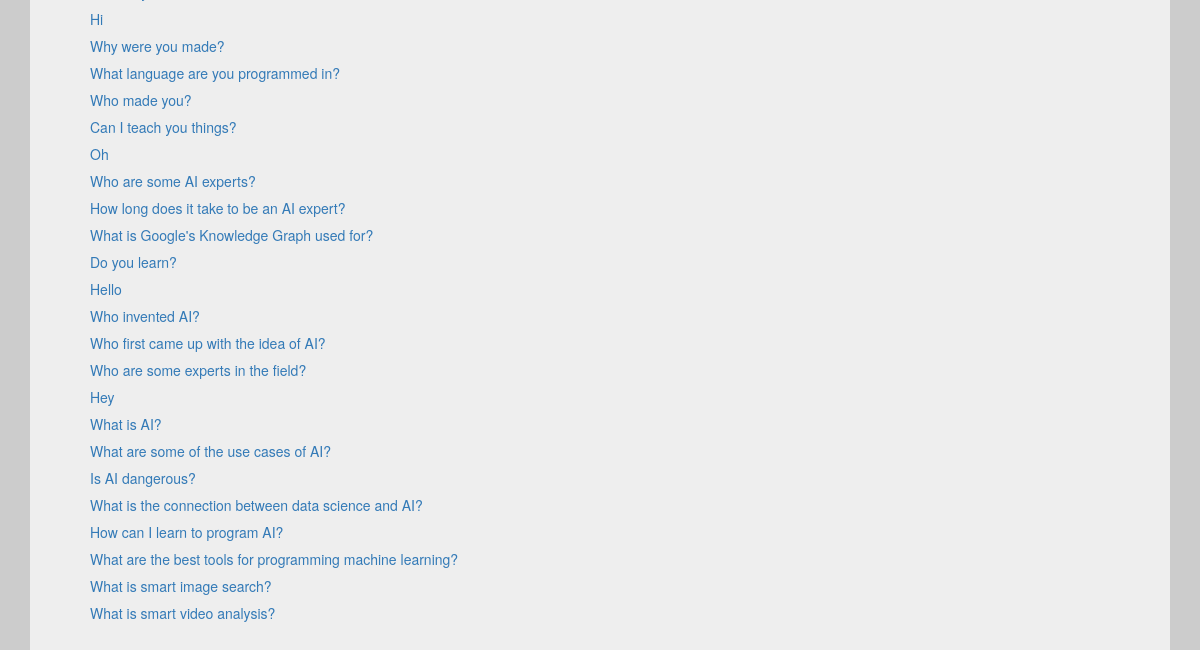
The app's page /training_chats (lower part), older data.
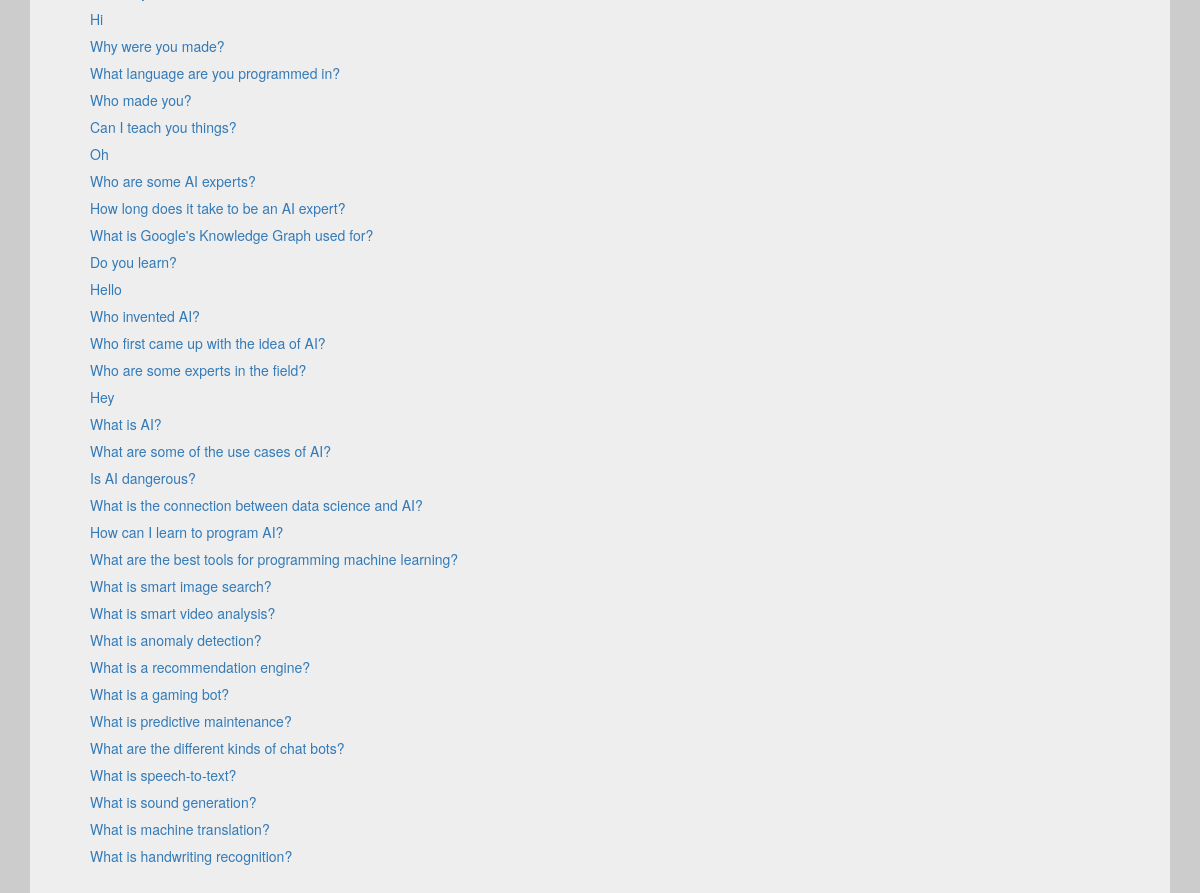
The same page, newer data.
### db.py (models this page shows, shortened)
class training_chat(db.Model):
	id = db.Column('message_id', db.Integer, primary_key = True)
	chat_id = db.Column(db.Integer)
	party = db.Column(db.SmallInteger)
	text = db.Column(db.Text)
	node_id = db.Column(db.Integer)

### modules/admin.py (the view)
@admin.route('/training_chats')
def training_chats():
	results = training_chat.query.order_by(training_chat.chat_id).all()
	chats = clean_training_chats(results)
	return render_template("training_chats.html", chats = chats)

### helpers.py (called while the page is built)
def clean_training_chats(inputList):
	chats = []
	for result in inputList:
		addResult = True
		for chat in chats:
			if chat.chat_id == result.chat_id:
				addResult = False
				break
		if addResult:
			chats.append(result)
	return chats

### templates/training_chats.html (shortened to what this page needs)
{% extends "base.html" %}
{% block content %}
  <div class="container">
    <div class="jumbotron">
		{% for chat in chats %}
			<a href="training_chat?id={{ chat.chat_id }}">{{ chat.text }}</a>
			<div style="height: 0.5em;"></div>
		{% endfor %}
	</div>
  </div>
{% endblock %}

### templates/base.html (shortened to what this page needs)
{% extends "bootstrap/base.html" %}
{% import "bootstrap/utils.html" as utils %}
{% block styles -%}
    {{super()}}
    <link rel="stylesheet" type="text/css" href="{{url_for('static', filename='styles.css')}}">
{% endblock %}

### static/styles.css (style rules this page uses)
body { background-color: #CCC; }

Row changes from the older to the newer data that the page shows:
added training_chat: text "What is anomaly detection?"
added training_chat: text "What is a recommendation engine?"
added training_chat: text "What is a gaming bot?"
added training_chat: text "What is predictive maintenance?"
added training_chat: text "What are the different kinds of chat bots?"
added training_chat: text "What is speech-to-text?"
added training_chat: text "What is sound generation?"
added training_chat: text "What is machine translation?"
added training_chat: text "What is handwriting recognition?"
